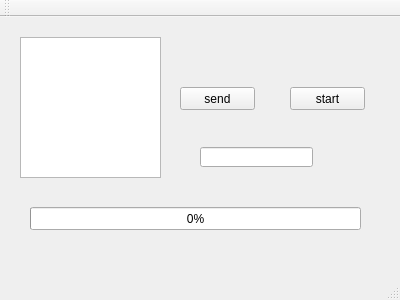
<?xml version="1.0" encoding="UTF-8"?>
<ui version="4.0">
 <class>ServerBase</class>
 <widget class="QMainWindow" name="ServerBase">
  <property name="geometry">
   <rect>
    <x>0</x>
    <y>0</y>
    <width>400</width>
    <height>300</height>
   </rect>
  </property>
  <property name="windowTitle">
   <string>ServerBase</string>
  </property>
  <widget class="QWidget" name="centralWidget">
   <widget class="QLabel" name="serverStatusLabel">
    <property name="geometry">
     <rect>
      <x>20</x>
      <y>20</y>
      <width>151</width>
      <height>21</height>
     </rect>
    </property>
    <property name="text">
     <string/>
    </property>
   </widget>
   <widget class="QProgressBar" name="serverProgressBar">
    <property name="geometry">
     <rect>
      <x>30</x>
      <y>190</y>
      <width>331</width>
      <height>23</height>
     </rect>
    </property>
    <property name="value">
     <number>0</number>
    </property>
   </widget>
   <widget class="QPushButton" name="startButton">
    <property name="geometry">
     <rect>
      <x>290</x>
      <y>70</y>
      <width>75</width>
      <height>23</height>
     </rect>
    </property>
    <property name="text">
     <string>start</string>
    </property>
   </widget>
   <widget class="QPushButton" name="sendfile">
    <property name="geometry">
     <rect>
      <x>180</x>
      <y>70</y>
      <width>75</width>
      <height>23</height>
     </rect>
    </property>
    <property name="text">
     <string>send</string>
    </property>
   </widget>
   <widget class="QListWidget" name="connectionlist">
    <property name="geometry">
     <rect>
      <x>20</x>
      <y>20</y>
      <width>141</width>
      <height>141</height>
     </rect>
    </property>
   </widget>
   <widget class="QLineEdit" name="lineEdit">
    <property name="geometry">
     <rect>
      <x>200</x>
      <y>130</y>
      <width>113</width>
      <height>20</height>
     </rect>
    </property>
   </widget>
  </widget>
  <widget class="QMenuBar" name="menuBar">
   <property name="geometry">
    <rect>
     <x>0</x>
     <y>0</y>
     <width>400</width>
     <height>23</height>
    </rect>
   </property>
  </widget>
  <widget class="QToolBar" name="mainToolBar">
   <attribute name="toolBarArea">
    <enum>TopToolBarArea</enum>
   </attribute>
   <attribute name="toolBarBreak">
    <bool>false</bool>
   </attribute>
  </widget>
  <widget class="QStatusBar" name="statusBar"/>
 </widget>
 <layoutdefault spacing="6" margin="11"/>
 <resources/>
 <connections/>
</ui>
